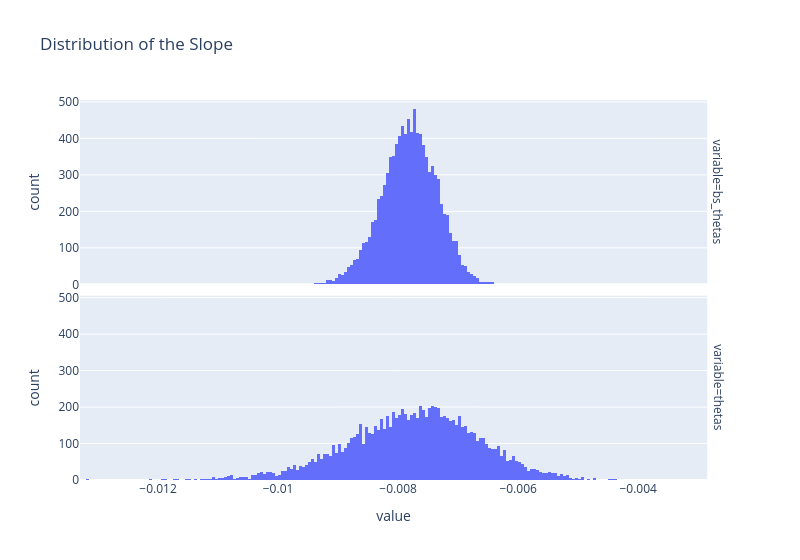

The notebook cell saved with this chart:
### Markdown cell above
Visualizing the two distributions:

````{dropdown} Click to see the code
```python
thetas = pl.DataFrame({"bs_thetas": bs_thetas, "thetas": theta_est})
px.histogram(thetas.unpivot(), x='value', facet_row='variable', 
             title='Distribution of the Slope', width=800)
```
````

### Code cell
thetas = pl.DataFrame({"bs_thetas": bs_thetas, "thetas": theta_est})
px.histogram(thetas.unpivot(), x='value', facet_row='variable', 
             title='Distribution of the Slope', width=800)

### Figure 1 — Plotly figure (JSON) as saved in the notebook; plotly's stock layout.template omitted (floating-point values rounded to 4 significant figures; data arrays with more than 128 entries replaced by an {"elided": "..."} marker saying what was removed)
{"data": [{"bingroup": "x", "hovertemplate": "variable=bs_thetas<br>value=%{x}<br>count=%{y}<extra></extra>", "legendgroup": "", "marker": {"color": "#636efa", "pattern": {"shape": ""}}, "name": "", "orientation": "v", "showlegend": false, "type": "histogram", "x": {"elided": "10000 float values"}, "xaxis": "x2", "yaxis": "y2"}, {"bingroup": "x", "hovertemplate": "variable=thetas<br>value=%{x}<br>count=%{y}<extra></extra>", "legendgroup": "", "marker": {"color": "#636efa", "pattern": {"shape": ""}}, "name": "", "orientation": "v", "showlegend": false, "type": "histogram", "x": {"elided": "10000 float values"}, "xaxis": "x", "yaxis": "y"}], "layout": {"annotations": [{"font": {}, "showarrow": false, "text": "variable=thetas", "textangle": 90, "x": 0.98, "xanchor": "left", "xref": "paper", "y": 0.2425, "yanchor": "middle", "yref": "paper"}, {"font": {}, "showarrow": false, "text": "variable=bs_thetas", "textangle": 90, "x": 0.98, "xanchor": "left", "xref": "paper", "y": 0.7575, "yanchor": "middle", "yref": "paper"}], "barmode": "relative", "legend": {"tracegroupgap": 0}, "title": {"text": "Distribution of the Slope"}, "width": 800, "xaxis": {"anchor": "y", "domain": [0.0, 0.98], "title": {"text": "value"}}, "xaxis2": {"anchor": "y2", "domain": [0.0, 0.98], "matches": "x", "showticklabels": false}, "yaxis": {"anchor": "x", "domain": [0.0, 0.485], "title": {"text": "count"}}, "yaxis2": {"anchor": "x2", "domain": [0.515, 1.0], "matches": "y", "title": {"text": "count"}}}}
